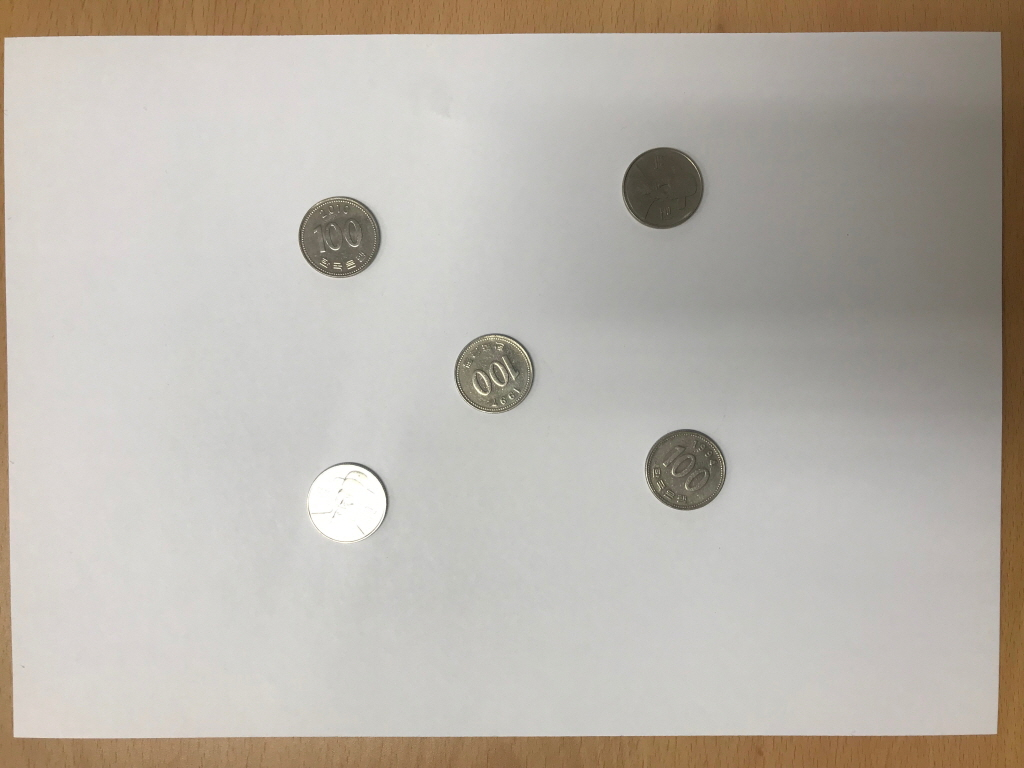
#> input picture homework5/sIMG_8253.JPG, 1024 x 768 px, found by its file name
$ jupyter execute homework5.ipynb
#> lines starting #> are read from the running program, lines starting #| are printed output that depends on the picture; after the words box and inside, x2 and y2 are one past the last pixel; in counts of white or black regions, pixels touching at a corner belong together
[cell 1]
import numpy as np
import cv2

[cell 2]
img = cv2.imread("sIMG_8253.jpg")
#> img is the input picture: shape (768, 1024, 3); mean B, G, R 171.7, 180, 185.7

grey = cv2.cvtColor(img, cv2.COLOR_BGR2GRAY)
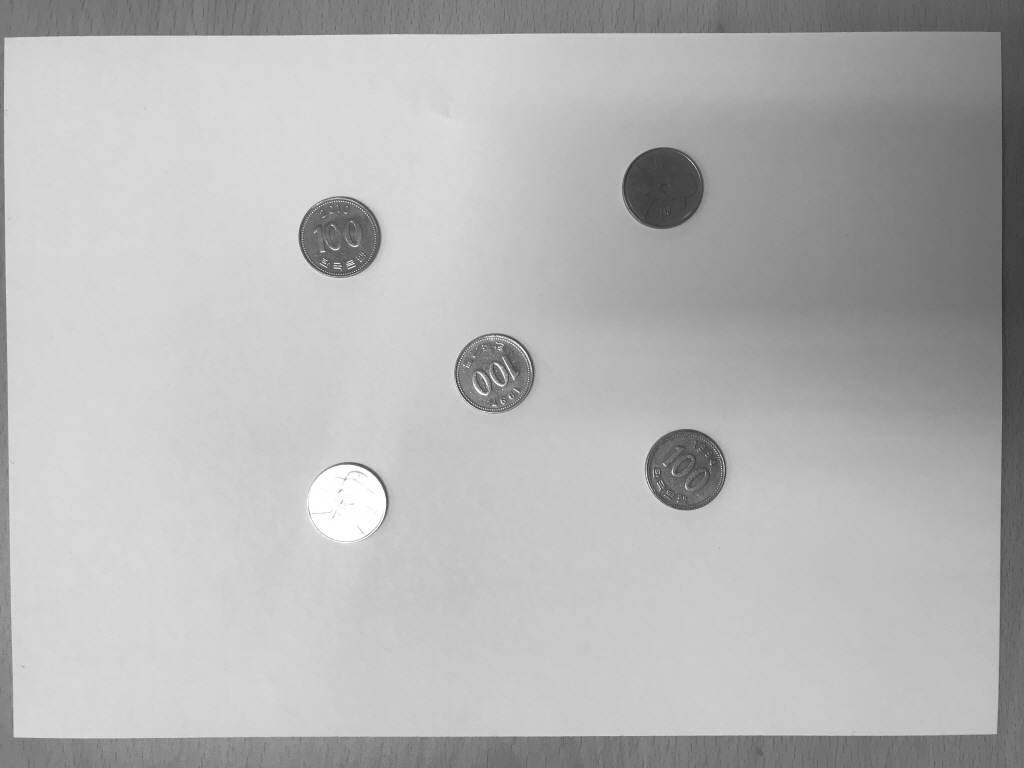
#> grey: shape (768, 1024); min 39, max 255, mean 180.8
blurred = cv2.GaussianBlur(grey, (17, 17), 0)

outline = cv2.Canny(blurred, 30, 150)
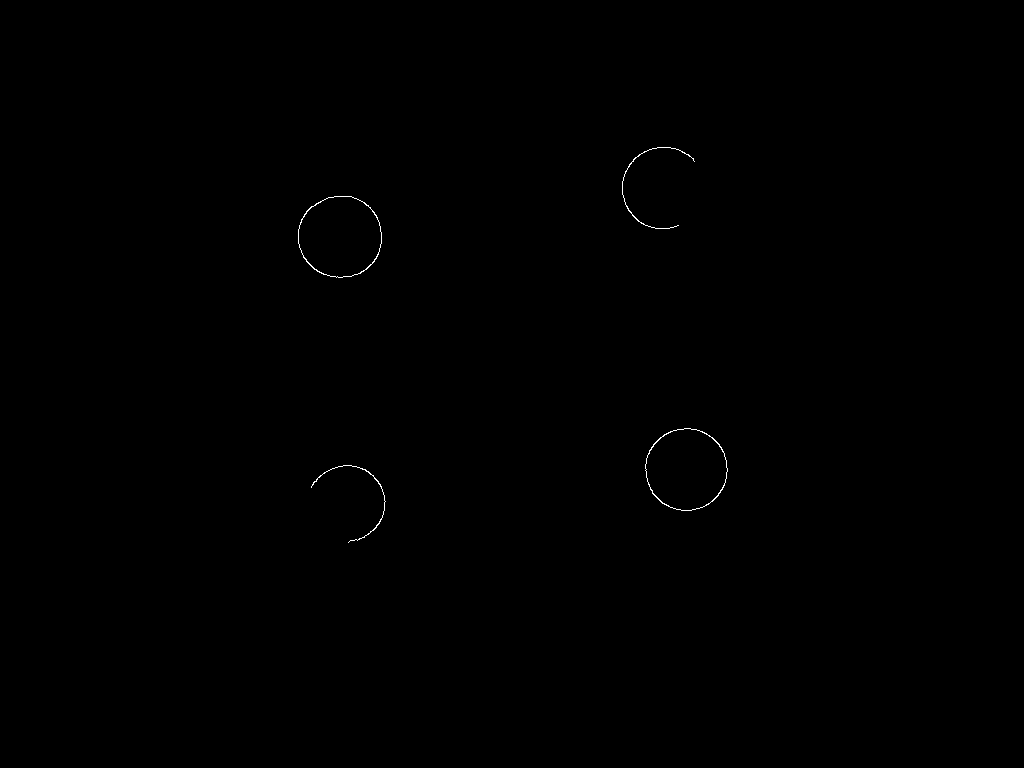
#> outline: shape (768, 1024); 0.12% white in thin lines or dots, all inside (x1, y1, x2, y2) = (298, 147, 728, 543)

(cnts, _) = cv2.findContours(outline, cv2.RETR_EXTERNAL,
            cv2.CHAIN_APPROX_SIMPLE)
#> cnts = 4 contours; box (x1, y1, x2, y2) and area: (298, 196, 382, 278) 5354, (645, 428, 728, 511) 5248, (311, 465, 386, 543) 32, (622, 147, 695, 229) 28

cv2.drawContours(img, cnts, -1, (0, 255, 0), 2)
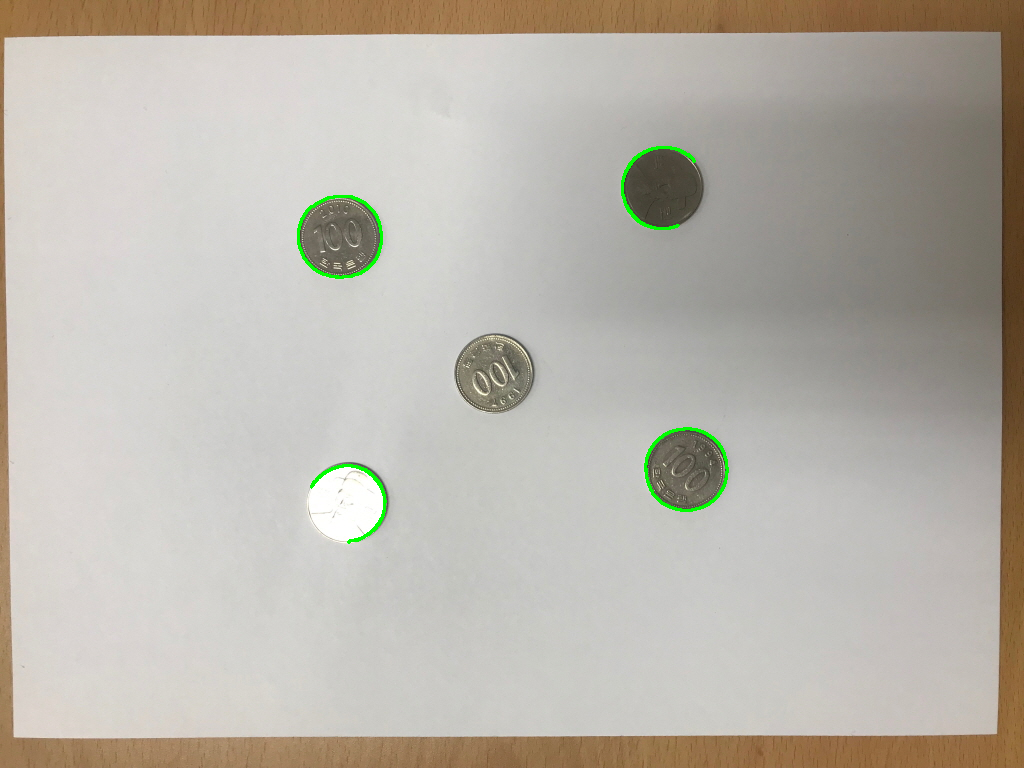
#> img: shape (768, 1024, 3); 0.39% of pixels changed, all inside (x1, y1, x2, y2) = (297, 146, 729, 544)
cv2.imshow("Result", img)
cv2.waitKey(0)
cv2.destroyAllWindows()
